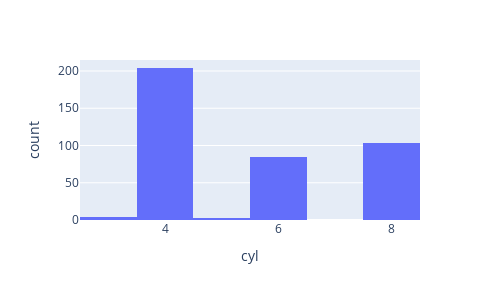

Notebook source saved alongside this figure:
### Markdown cell above
# Insight:
displacement is low for many cars

### Code cell
px.histogram(df, x="cyl",width=500, height=300)

### Figure 1 — Plotly figure (JSON) as saved in the notebook; plotly's stock layout.template omitted (floating-point values rounded to 4 significant figures; data arrays with more than 128 entries replaced by an {"elided": "..."} marker saying what was removed)
{"data": [{"alignmentgroup": "True", "bingroup": "x", "hovertemplate": "cyl=%{x}<br>count=%{y}<extra></extra>", "legendgroup": "", "marker": {"color": "#636efa"}, "name": "", "offsetgroup": "", "orientation": "v", "showlegend": false, "type": "histogram", "x": {"elided": "398 int values"}, "xaxis": "x", "yaxis": "y"}], "layout": {"barmode": "relative", "height": 300, "legend": {"tracegroupgap": 0}, "margin": {"t": 60}, "width": 500, "xaxis": {"anchor": "y", "domain": [0, 1], "title": {"text": "cyl"}}, "yaxis": {"anchor": "x", "domain": [0, 1], "title": {"text": "count"}}}}
